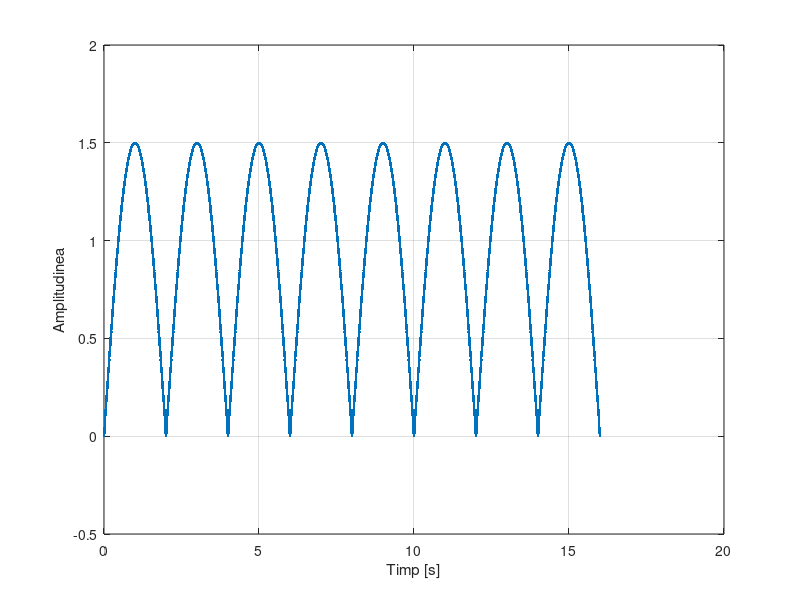

Source code (MATLAB):
T=4; % perioada semnalului original
A=1.5; % amplitudinea semnalului original
t = 0:0.002:16 %intervalul de timp original
x=A*abs(sin(2*pi*t/T)); % formula semnalului sinusoidal redresat dublu alternanta
plot(t,x,'.-'),ylim([-0.5 2]),xlabel('Timp [s]'),ylabel('Amplitudinea'),grid % intructiunea de afisare si reglaje grafice